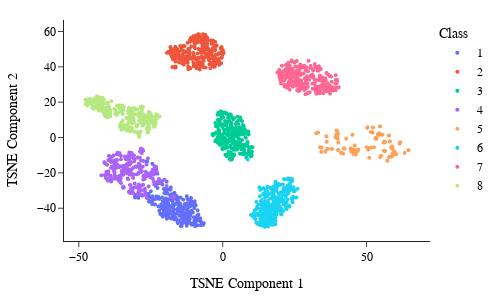

Write notebook code for a chart like this one.
### Markdown cell above
## Visualization

### Code cell
MatrixFactorization.plot_with_dimensionality_reduction(model.embeddings.weight.detach().numpy(), data.y, method='tsne')

### Figure 1 — Plotly figure (JSON) as saved in the notebook; plotly's stock layout.template omitted (floating-point values rounded to 4 significant figures; data arrays with more than 128 entries replaced by an {"elided": "..."} marker saying what was removed)
{"data": [{"hovertemplate": "<b>%{hovertext}</b><br><br>label=1<br>x=%{x}<br>y=%{y}<extra></extra>", "hovertext": {"elided": "300 str values"}, "legendgroup": "1", "marker": {"color": "#636efa", "size": 4, "symbol": "circle"}, "mode": "markers", "name": "1", "showlegend": true, "type": "scattergl", "x": {"elided": "300 float values"}, "xaxis": "x", "y": {"elided": "300 float values"}, "yaxis": "y"}, {"hovertemplate": "<b>%{hovertext}</b><br><br>label=2<br>x=%{x}<br>y=%{y}<extra></extra>", "hovertext": {"elided": "300 str values"}, "legendgroup": "2", "marker": {"color": "#EF553B", "size": 4, "symbol": "circle"}, "mode": "markers", "name": "2", "showlegend": true, "type": "scattergl", "x": {"elided": "300 float values"}, "xaxis": "x", "y": {"elided": "300 float values"}, "yaxis": "y"}, {"hovertemplate": "<b>%{hovertext}</b><br><br>label=3<br>x=%{x}<br>y=%{y}<extra></extra>", "hovertext": {"elided": "300 str values"}, "legendgroup": "3", "marker": {"color": "#00cc96", "size": 4, "symbol": "circle"}, "mode": "markers", "name": "3", "showlegend": true, "type": "scattergl", "x": {"elided": "300 float values"}, "xaxis": "x", "y": {"elided": "300 float values"}, "yaxis": "y"}, {"hovertemplate": "<b>%{hovertext}</b><br><br>label=4<br>x=%{x}<br>y=%{y}<extra></extra>", "hovertext": {"elided": "300 str values"}, "legendgroup": "4", "marker": {"color": "#ab63fa", "size": 4, "symbol": "circle"}, "mode": "markers", "name": "4", "showlegend": true, "type": "scattergl", "x": {"elided": "300 float values"}, "xaxis": "x", "y": {"elided": "300 float values"}, "yaxis": "y"}, {"hovertemplate": "<b>%{hovertext}</b><br><br>label=5<br>x=%{x}<br>y=%{y}<extra></extra>", "hovertext": {"elided": "300 str values"}, "legendgroup": "5", "marker": {"color": "#FFA15A", "size": 4, "symbol": "circle"}, "mode": "markers", "name": "5", "showlegend": true, "type": "scattergl", "x": {"elided": "300 float values"}, "xaxis": "x", "y": {"elided": "300 float values"}, "yaxis": "y"}, {"hovertemplate": "<b>%{hovertext}</b><br><br>label=6<br>x=%{x}<br>y=%{y}<extra></extra>", "hovertext": {"elided": "300 str values"}, "legendgroup": "6", "marker": {"color": "#19d3f3", "size": 4, "symbol": "circle"}, "mode": "markers", "name": "6", "showlegend": true, "type": "scattergl", "x": {"elided": "300 float values"}, "xaxis": "x", "y": {"elided": "300 float values"}, "yaxis": "y"}, {"hovertemplate": "<b>%{hovertext}</b><br><br>label=7<br>x=%{x}<br>y=%{y}<extra></extra>", "hovertext": {"elided": "300 str values"}, "legendgroup": "7", "marker": {"color": "#FF6692", "size": 4, "symbol": "circle"}, "mode": "markers", "name": "7", "showlegend": true, "type": "scattergl", "x": {"elided": "300 float values"}, "xaxis": "x", "y": {"elided": "300 float values"}, "yaxis": "y"}, {"hovertemplate": "<b>%{hovertext}</b><br><br>label=8<br>x=%{x}<br>y=%{y}<extra></extra>", "hovertext": {"elided": "300 str values"}, "legendgroup": "8", "marker": {"color": "#B6E880", "size": 4, "symbol": "circle"}, "mode": "markers", "name": "8", "showlegend": true, "type": "scattergl", "x": {"elided": "300 float values"}, "xaxis": "x", "y": {"elided": "300 float values"}, "yaxis": "y"}], "layout": {"font": {"color": "black", "family": "Arial", "size": 12}, "height": 300, "legend": {"title": {"text": "Class"}, "tracegroupgap": 0}, "margin": {"b": 20, "l": 20, "r": 20, "t": 20}, "width": 500, "xaxis": {"anchor": "y", "domain": [0, 1], "title": {"font": {"size": 14}, "text": "TSNE Component 1"}}, "yaxis": {"anchor": "x", "domain": [0, 1], "title": {"font": {"size": 14}, "text": "TSNE Component 2"}}}}
